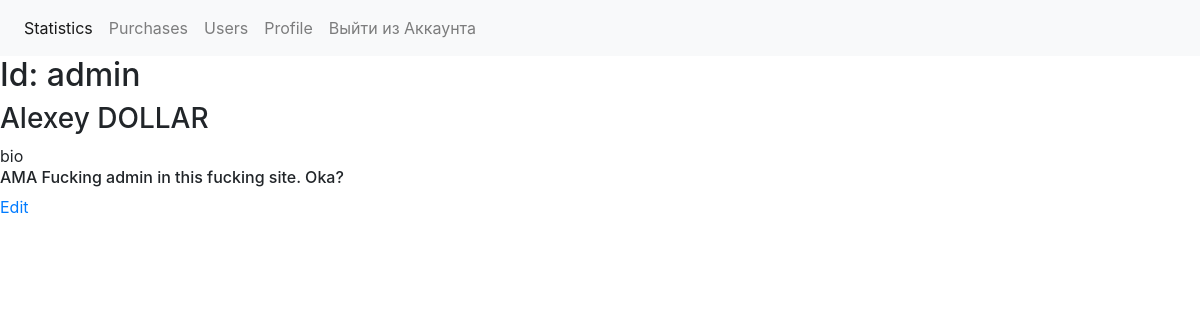
/profile/ (signed in), run on the app's committed database.
### user/models.py (models this page shows, shortened)
class Profile(models.Model):
    user = models.OneToOneField(User, on_delete=models.CASCADE)
    avatar = models.ImageField('Avatar', upload_to='avatars', blank=True, null=True)
    first_name = models.CharField('First Name', max_length=50)
    last_name = models.CharField('Last Name', max_length=50)
    slug = models.SlugField('Url', unique=True, max_length=60)
    bio = models.TextField('Bio', max_length=200, default='add bio')
    created_date = models.DateTimeField('Created date', auto_now_add=True)
    class Meta:
        verbose_name = 'Profile'
        verbose_name_plural = 'Profiles'

### user/views.py (the view)
# urls.py: path('', views.MyProfileView.as_view(), name='my_profile'),
class MyProfileView(ListView):
    template_name = 'profile/my_profile.html'
    context_object_name = 'my_profile'
    def get_queryset(self):
        return user_is_anonymous(obj=get_my_profile(self))

### services/main_logic.py (called while the page is built)
def user_is_anonymous(obj):
    try:
        return obj
    except AttributeError:
        return redirect('account_login')

### services/profile_logic.py (called while the page is built)
def get_my_profile(self):
    return Profile.objects.filter(slug=self.request.user.profile.slug)

### templates/profile/my_profile.html
{% extends 'base.html' %}
{% block content %}
    {% for profile in my_profile %}
        <h2>Id: {{ profile.user }}</h2>
        <h3>{{ profile.first_name }} {{ profile.last_name }}</h3>
        bio
        <h6>{{ profile.bio }}</h6>
    {% endfor %}
    <a href="{% url 'my_profile_edit' %}">Edit</a>
{% endblock %}

### data on the page
Profile: user "admin", first_name "Alexey", last_name "DOLLAR", bio "AMA Fucking admin in this fucking site. Oka?"
